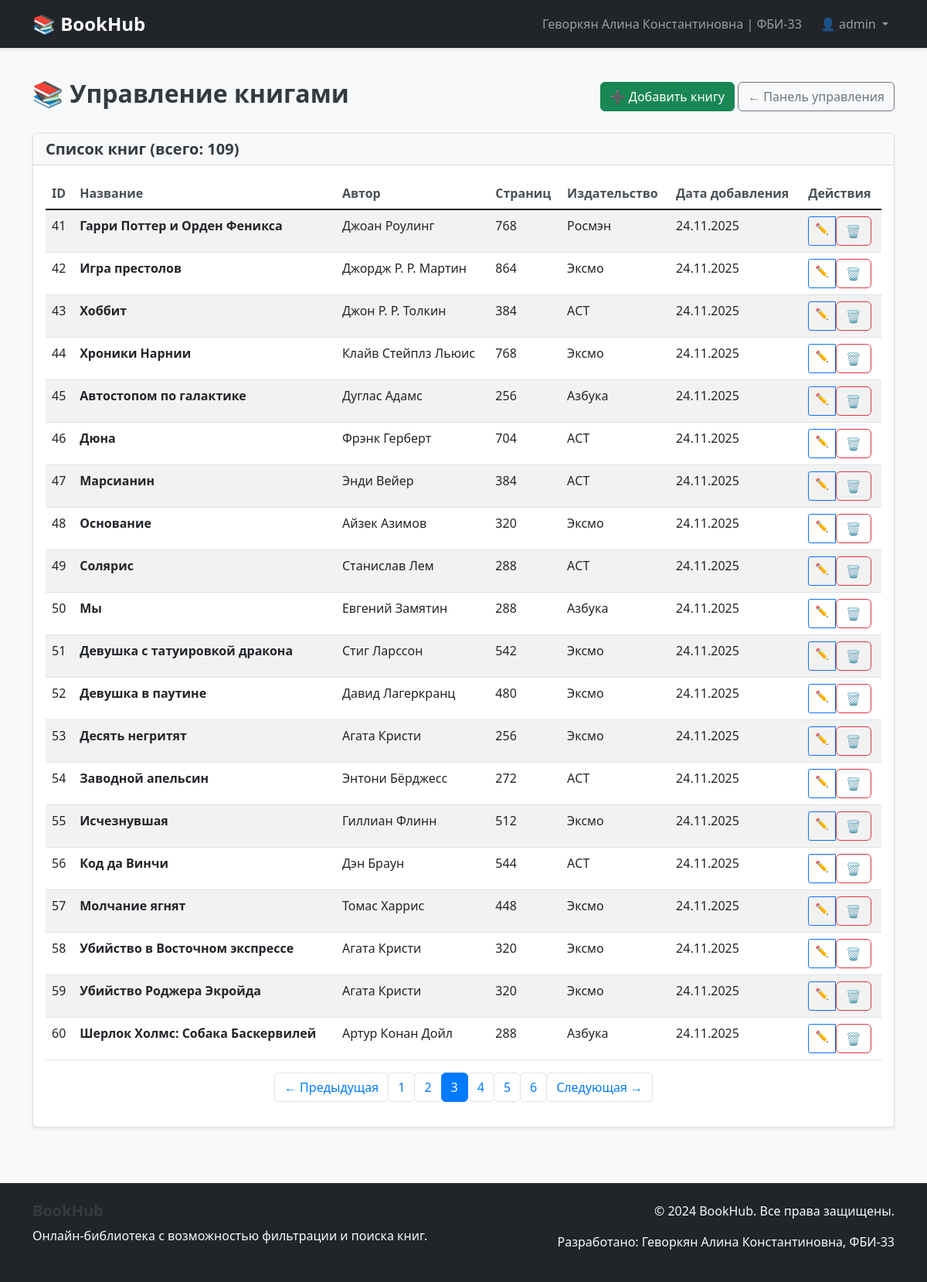
The app's page /admin/books?page=3 (signed in) with its own data.
### models.py (models this page shows, shortened)
class User(db.Model):
    id = db.Column(db.Integer, primary_key=True)
    username = db.Column(db.String(50), unique=True, nullable=False)
    password_hash = db.Column(db.String(255), nullable=False)
    is_admin = db.Column(db.Boolean, default=False)
    created_at = db.Column(db.DateTime, default=datetime.utcnow)

class Book(db.Model):
    id = db.Column(db.Integer, primary_key=True)
    title = db.Column(db.String(200), nullable=False)
    author = db.Column(db.String(150), nullable=False)
    pages = db.Column(db.Integer, nullable=False)
    publisher = db.Column(db.String(150), nullable=False)
    cover_image = db.Column(db.String(300), default='default-cover.jpg')
    description = db.Column(db.Text)
    created_at = db.Column(db.DateTime, default=datetime.utcnow)

### app.py (the view)
@app.route('/admin/books')
@admin_required
def admin_books():
    page = request.args.get('page', 1, type=int)
    per_page = 20
    books = Book.query.order_by(Book.created_at.desc()).paginate(page=page, per_page=per_page, error_out=False)
    return render_template('admin/books.html', books=books)

### app.py (called while the page is built)
def admin_required(f):
    @wraps(f)
    def decorated_function(*args, **kwargs):
        if 'user_id' not in session:
            flash('Пожалуйста, войдите в систему.', 'warning')
            return redirect(url_for('login'))
        user = User.query.get(session['user_id'])
        if not user or not user.is_admin:
            flash('У вас нет прав доступа к этой странице.', 'danger')
            return redirect(url_for('index'))
        return f(*args, **kwargs)
    return decorated_function

@app.context_processor
def inject_user_info():
    user_info = {}
    if 'user_id' in session:
        user = User.query.get(session['user_id'])
        if user:
            user_info = {
                'username': user.username,
                'is_admin': user.is_admin
            }
    student_info = {
        'fio': 'Геворкян Алина Константиновна',
        'group': 'ФБИ-33'
    }
    return dict(user_info=user_info, student_info=student_info)

### templates/admin/books.html (shortened to what this page needs)
{% extends "base.html" %}
{% block content %}
<div class="d-flex justify-content-between align-items-center mb-4">
    <h2>📚 Управление книгами</h2>
    <div>
        <a href="{{ url_for('add_book') }}" class="btn btn-success">➕ Добавить книгу</a>
        <a href="{{ url_for('admin_dashboard') }}" class="btn btn-outline-secondary">← Панель управления</a>
    </div>
</div>
<div class="card">
    <div class="card-header">
        <h5 class="card-title mb-0">Список книг (всего: {{ books.total }})</h5>
    </div>
    <div class="card-body">
        {% if books.items %}
        <div class="table-responsive">
            <table class="table table-striped">
                <thead>
                    <tr>
                        <th>ID</th>
                        <th>Название</th>
                        <th>Автор</th>
                        <th>Страниц</th>
                        <th>Издательство</th>
                        <th>Дата добавления</th>
                        <th>Действия</th>
                    </tr>
                </thead>
                <tbody>
                    {% for book in books.items %}
                    <tr>
                        <td>{{ book.id }}</td>
                        <td><strong>{{ book.title }}</strong></td>
                        <td>{{ book.author }}</td>
                        <td>{{ book.pages }}</td>
                        <td>{{ book.publisher }}</td>
                        <td>{{ book.created_at.strftime('%d.%m.%Y') }}</td>
                        <td>
                            <div class="btn-group btn-group-sm">
                                <a href="{{ url_for('edit_book', book_id=book.id) }}" class="btn btn-outline-primary">✏️</a>
                                <form method="POST" action="{{ url_for('delete_book', book_id=book.id) }}" style="display: inline;">
                                    <button type="submit" class="btn btn-outline-danger" onclick="return confirm('Вы уверены, что хотите удалить эту книгу?')">🗑️</button>
                                </form>
                            </div>
                        </td>
                    </tr>
                    {% endfor %}
                </tbody>
            </table>
        </div>
        {% if books.pages > 1 %}
        <nav aria-label="Page navigation">
            <ul class="pagination justify-content-center">
                {% if books.has_prev %}
                <li class="page-item">
                    <a class="page-link" href="?page={{ books.prev_num }}">← Предыдущая</a>
                </li>
                {% endif %}
                {% for page_num in books.iter_pages() %}
                    {% if page_num %}
                        <li class="page-item {% if page_num == books.page %}active{% endif %}">
                            <a class="page-link" href="?page={{ page_num }}">{{ page_num }}</a>
                        </li>
                    {% else %}
                        <li class="page-item disabled"><span class="page-link">...</span></li>
                    {% endif %}
                {% endfor %}
                {% if books.has_next %}
                <li class="page-item">
                    <a class="page-link" href="?page={{ books.next_num }}">Следующая →</a>
                </li>
                {% endif %}
            </ul>
        </nav>
        {% endif %}
        {% else %}
        <div class="text-center py-4">
            <p class="text-muted">Книги еще не добавлены.</p>
            <a href="{{ url_for('add_book') }}" class="btn btn-success">Добавить первую книгу</a>
        </div>
        {% endif %}
    </div>
</div>
{% endblock %}

### templates/base.html (shortened to what this page needs)
<!DOCTYPE html>
<html lang="ru">
<head>
    <link href="https://cdn.jsdelivr.net/npm/bootstrap@5.1.3/dist/css/bootstrap.min.css" rel="stylesheet">
    <link href="{{ url_for('static', filename='css/style.css') }}" rel="stylesheet">
</head>
<body>
    <nav class="navbar navbar-expand-lg navbar-dark bg-dark">
        <div class="container">
            <a class="navbar-brand" href="{{ url_for('index') }}">
                📚 BookHub
            </a>
            <div class="navbar-nav ms-auto">
                <span class="navbar-text me-3">
                    {{ student_info.fio }} | {{ student_info.group }}
                </span>
                {% if user_info %}
                    <div class="nav-item dropdown">
                        <a class="nav-link dropdown-toggle" href="#" role="button" data-bs-toggle="dropdown">
                            👤 {{ user_info.username }}
                        </a>
                    </div>
                {% else %}
                    <a class="nav-link" href="{{ url_for('login') }}">Войти</a>
                    <a class="nav-link" href="{{ url_for('register') }}">Регистрация</a>
                {% endif %}
            </div>
        </div>
    </nav>
    <main class="container my-4">
        {% block content %}{% endblock %}
    </main>
    <footer class="bg-dark text-light py-4 mt-5">
        <div class="container">
            <div class="row">
                <div class="col-md-6">
                    <h5>BookHub</h5>
                    <p>Онлайн-библиотека с возможностью фильтрации и поиска книг.</p>
                </div>
                <div class="col-md-6 text-end">
                    <p>&copy; 2024 BookHub. Все права защищены.</p>
                    <p>Разработано: {{ student_info.fio }}, {{ student_info.group }}</p>
                </div>
            </div>
        </div>
    </footer>
</body>
</html>

### static/css/style.css (style rules this page uses)
body { background-color: #f8f9fa; font-family: 'Segoe UI', Tahoma, Geneva, Verdana, sans-serif; }
.card { box-shadow: 0 0.125rem 0.25rem rgba(0, 0, 0, 0.075); border: 1px solid rgba(0, 0, 0, 0.125); }
.card-header { background-color: #f8f9fa; border-bottom: 1px solid rgba(0, 0, 0, 0.125); }
.navbar-brand { font-weight: bold; font-size: 1.5rem; }
.pagination .page-link { color: #007bff; border-radius: 0.375rem; }
.pagination .page-item.active .page-link { background-color: #007bff; border-color: #007bff; }
.btn { border-radius: 0.375rem; font-weight: 500; }
.table th { border-top: none; font-weight: 600; color: #495057; }
.navbar { box-shadow: 0 2px 4px rgba(0, 0, 0, 0.1); }
footer { margin-top: auto; }
h1, h2, h3, h4, h5, h6 { color: #343a40; font-weight: 600; }

### templates/base.html (style rules this page uses)
html, body { height: 100%; }
body { display: flex; flex-direction: column; min-height: 100vh; }
main { flex: 1 0 auto; }
footer { flex-shrink: 0; margin-top: auto; }

### records on screen
User: username "admin"
Book: id "41", title "Гарри Поттер и Орден Феникса", author "Джоан Роулинг", pages "768", publisher "Росмэн", created_at "24.11.2025"
Book: id "42", title "Игра престолов", author "Джордж Р. Р. Мартин", pages "864", publisher "Эксмо", created_at "24.11.2025"
Book: id "43", title "Хоббит", author "Джон Р. Р. Толкин", pages "384", publisher "АСТ", created_at "24.11.2025"
Book: id "44", title "Хроники Нарнии", author "Клайв Стейплз Льюис", pages "768", publisher "Эксмо", created_at "24.11.2025"
Book: id "45", title "Автостопом по галактике", author "Дуглас Адамс", pages "256", publisher "Азбука", created_at "24.11.2025"
Book: id "46", title "Дюна", author "Фрэнк Герберт", pages "704", publisher "АСТ", created_at "24.11.2025"
Book: id "47", title "Марсианин", author "Энди Вейер", pages "384", publisher "АСТ", created_at "24.11.2025"
Book: id "48", title "Основание", author "Айзек Азимов", pages "320", publisher "Эксмо", created_at "24.11.2025"
Book: id "49", title "Солярис", author "Станислав Лем", pages "288", publisher "АСТ", created_at "24.11.2025"
Book: id "50", title "Мы", author "Евгений Замятин", pages "288", publisher "Азбука", created_at "24.11.2025"
Book: id "51", title "Девушка с татуировкой дракона", author "Стиг Ларссон", pages "542", publisher "Эксмо", created_at "24.11.2025"
Book: id "52", title "Девушка в паутине", author "Давид Лагеркранц", pages "480", publisher "Эксмо", created_at "24.11.2025"
Book: id "53", title "Десять негритят", author "Агата Кристи", pages "256", publisher "Эксмо", created_at "24.11.2025"
Book: id "54", title "Заводной апельсин", author "Энтони Бёрджесс", pages "272", publisher "АСТ", created_at "24.11.2025"
Book: id "55", title "Исчезнувшая", author "Гиллиан Флинн", pages "512", publisher "Эксмо", created_at "24.11.2025"
Book: id "56", title "Код да Винчи", author "Дэн Браун", pages "544", publisher "АСТ", created_at "24.11.2025"
Book: id "57", title "Молчание ягнят", author "Томас Харрис", pages "448", publisher "Эксмо", created_at "24.11.2025"
Book: id "58", title "Убийство в Восточном экспрессе", author "Агата Кристи", pages "320", publisher "Эксмо", created_at "24.11.2025"
Book: id "59", title "Убийство Роджера Экройда", author "Агата Кристи", pages "320", publisher "Эксмо", created_at "24.11.2025"
Book: id "60", title "Шерлок Холмс: Собака Баскервилей", author "Артур Конан Дойл", pages "288", publisher "Азбука", created_at "24.11.2025"

### other values on screen
{{ student_info.fio }} "Геворкян Алина Константиновна"
{{ student_info.group }} "ФБИ-33"
{{ books.total }} "109"
{{ page_num }} "1" "2" "3" "4" "5" "6"
